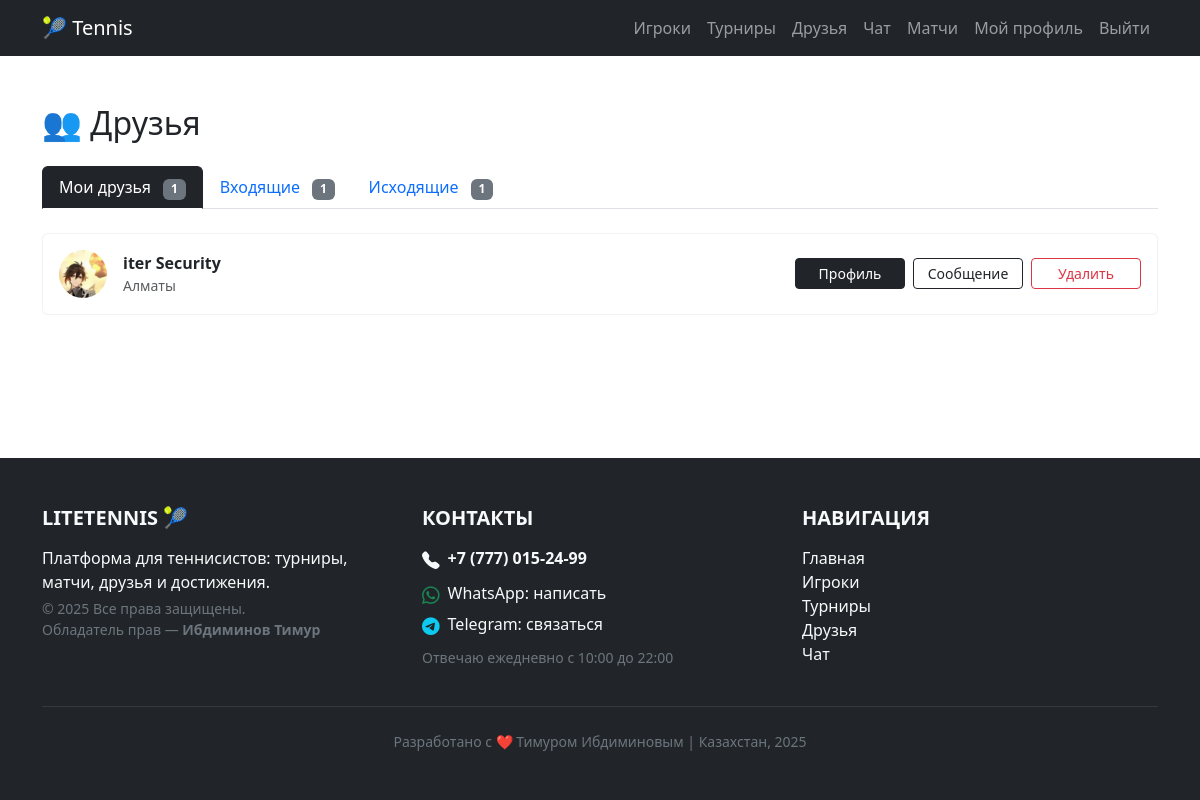
Screenshot of /friends/ (signed in) with the database file from the repository.
### players/models.py (models this page shows, shortened)
class Player(models.Model):
    user = models.OneToOneField(
        User,
        on_delete=models.CASCADE,
        related_name="player_profile",
        blank=True,
        null=True,
    )
    first_name = models.CharField("Имя", max_length=50)
    last_name = models.CharField("Фамилия", max_length=50)
    age = models.PositiveIntegerField("Возраст")
    level = models.CharField("Уровень NTRP", max_length=50, choices=LEVEL_CHOICES)
    photo = models.ImageField(
        "Фото игрока",
        upload_to=player_photo_upload,
        blank=True,
        null=True,
    )
    phone_number = models.CharField("Телефон", max_length=20, blank=True, null=True)
    address = models.CharField("Адрес проживания", max_length=255, blank=True, null=True)
    class Meta:
        verbose_name = "Игрок"
        verbose_name_plural = "Игроки"
        ordering = ["last_name", "first_name"]

### friends/views.py (the view)
# urls.py: path("", views.friends_list, name="friends_list"),
@login_required
def friends_list(request):
    user = request.user
    active_tab = request.GET.get("tab", "friends")
    if active_tab not in ("friends", "incoming", "outgoing"):
        active_tab = "friends"
    friendships = Friendship.objects.filter(
        Q(from_player=user, is_accepted=True) | Q(to_player=user, is_accepted=True)
    )
    friends = []
    for fr in friendships:
        other_user = fr.to_player if fr.from_player == user else fr.from_player
        profile = getattr(other_user, "player_profile", None)
        if profile:
            friends.append({"player": profile, "friendship_pk": fr.pk})
    incoming = []
    for fr in Friendship.objects.filter(to_player=user, is_accepted=False):
        profile = getattr(fr.from_player, "player_profile", None)
        if profile:
            incoming.append({"player": profile, "friendship_pk": fr.pk})
    outgoing = []
    for fr in Friendship.objects.filter(from_player=user, is_accepted=False):
        profile = getattr(fr.to_player, "player_profile", None)
        if profile:
            outgoing.append({"player": profile, "friendship_pk": fr.pk})
    return render(
        request,
        "friends/friends_list.html",
        {
            "friends": friends,
            "incoming_requests": incoming,
            "outgoing_requests": outgoing,
            "active_tab": active_tab,
        },
    )

### friends/templates/friends/friends_list.html (shortened to what this page needs)
{% extends "base.html" %}
{% block content %}
<h2 class="mb-4">👥 Друзья</h2>
<ul class="nav nav-tabs mb-4" role="tablist">
  <li class="nav-item" role="presentation">
    <a class="nav-link {% if active_tab == 'friends' %}active{% endif %}"
       href="?tab=friends" role="tab">Мои друзья
      <span class="badge bg-secondary ms-2">{{ friends|length }}</span>
    </a>
  </li>
  <li class="nav-item" role="presentation">
    <a class="nav-link {% if active_tab == 'incoming' %}active{% endif %}"
       href="?tab=incoming" role="tab">Входящие
      <span class="badge bg-secondary ms-2">{{ incoming_requests|length }}</span>
    </a>
  </li>
  <li class="nav-item" role="presentation">
    <a class="nav-link {% if active_tab == 'outgoing' %}active{% endif %}"
       href="?tab=outgoing" role="tab">Исходящие
      <span class="badge bg-secondary ms-2">{{ outgoing_requests|length }}</span>
    </a>
  </li>
</ul>
{% if active_tab == 'friends' %}
  {% if friends %}
    <div class="list-group">
      {% for item in friends %}
        {% with p=item.player %}
        <div class="list-group-item d-flex align-items-center justify-content-between py-3 chat-row">
          <div class="d-flex align-items-center gap-3">
            {% if p.photo %}
              <img src="{{ p.photo.url }}" alt="" class="rounded-circle" style="width:48px;height:48px;object-fit:cover;">
            {% else %}
              <img src="https://via.placeholder.com/48?text=U" alt="" class="rounded-circle" style="width:48px;height:48px;object-fit:cover;">
            {% endif %}
            <div>
              <div class="fw-semibold">{{ p.first_name }} {{ p.last_name }}</div>
              {% if p.address %}<div class="text-muted small">{{ p.address }}</div>{% endif %}
            </div>
          </div>
          <div class="friend-actions">
            <a href="{% url 'player_detail' p.pk %}" class="btn btn-dark btn-sm">Профиль</a>
            <a href="{% url 'chat:chat_with' p.pk %}" class="btn btn-outline-dark btn-sm">Сообщение</a>
            <form method="post" action="{% url 'remove_friend' item.friendship_pk %}?tab=friends" class="d-inline">
              <button class="btn btn-outline-danger btn-sm">Удалить</button>
            </form>
          </div>
        </div>
        {% endwith %}
      {% endfor %}
    </div>
  {% else %}
    <div class="text-muted">Пока нет друзей.</div>
  {% endif %}
{% endif %}
{% endblock %}

### static/flexstart/css/style.css (style rules this page uses)
.list-group-item { padding-top:.85rem; padding-bottom:.85rem; }
.chat-row { border-radius:10px; border:1px solid rgba(0,0,0,.05); transition:background-color .15s, box-shadow .15s; }
.nav-tabs .nav-link.active { background:#212529; color:#fff; border-color:#212529 #212529 #fff; }
.friend-actions { display: flex; justify-content: flex-end; align-items: center; gap: .5rem; flex-wrap: nowrap; width: auto; }
.friend-actions .btn { min-width: 110px; text-align: center; }

### static/styles.css (style rules this page uses)
.list-group-item { padding-top:.85rem; padding-bottom:.85rem; }
.chat-row { border-radius:10px; border:1px solid rgba(0,0,0,.05); transition:background-color .15s, box-shadow .15s; }
.nav-tabs .nav-link.active { background:#212529; color:#fff; border-color:#212529 #212529 #fff; }
.friend-actions { display: flex; justify-content: flex-end; align-items: center; gap: .5rem; flex-wrap: nowrap; width: auto; }
.friend-actions .btn { min-width: 110px; text-align: center; }
body { background-color: #ffffff; }

### players/templates/base.html (style rules this page uses)
html, body { height: 100%; margin: 0; }
body { display: flex; flex-direction: column; min-height: 100vh; }

### rows the page displays
Player: player.photo (picture), player.first_name "iter", player.last_name "Security", player.address "Алматы"

### other values shown
{{ friends|length }} "1"
{{ incoming_requests|length }} "1"
{{ outgoing_requests|length }} "1"
